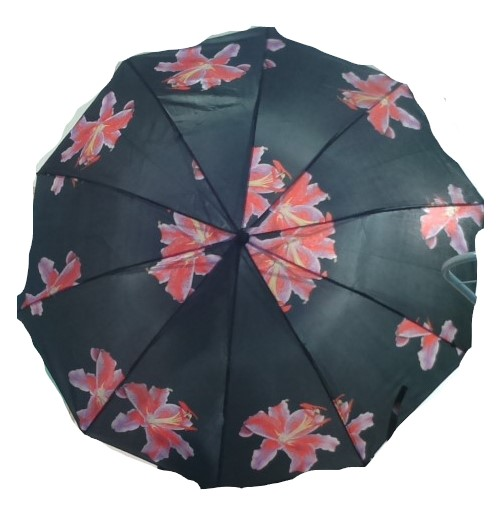
#> input picture ballon_detector/resources/target0.jpg, 503 x 514 px, found by its file name
$ jupyter execute --allow-errors notebook-Copy1.ipynb
#> lines starting #> are read from the running program, lines starting #| are printed output that depends on the picture
[cell 1]
import matplotlib.pyplot as plt
import numpy as np
import cv2
img = cv2.imread('../resources/target0.JPG')   # query image
#> img is the input picture: shape (514, 503, 3); mean B, G, R 148.8, 143.1, 144.1
img1 = cv2.imread('../resources/image3.JPG')
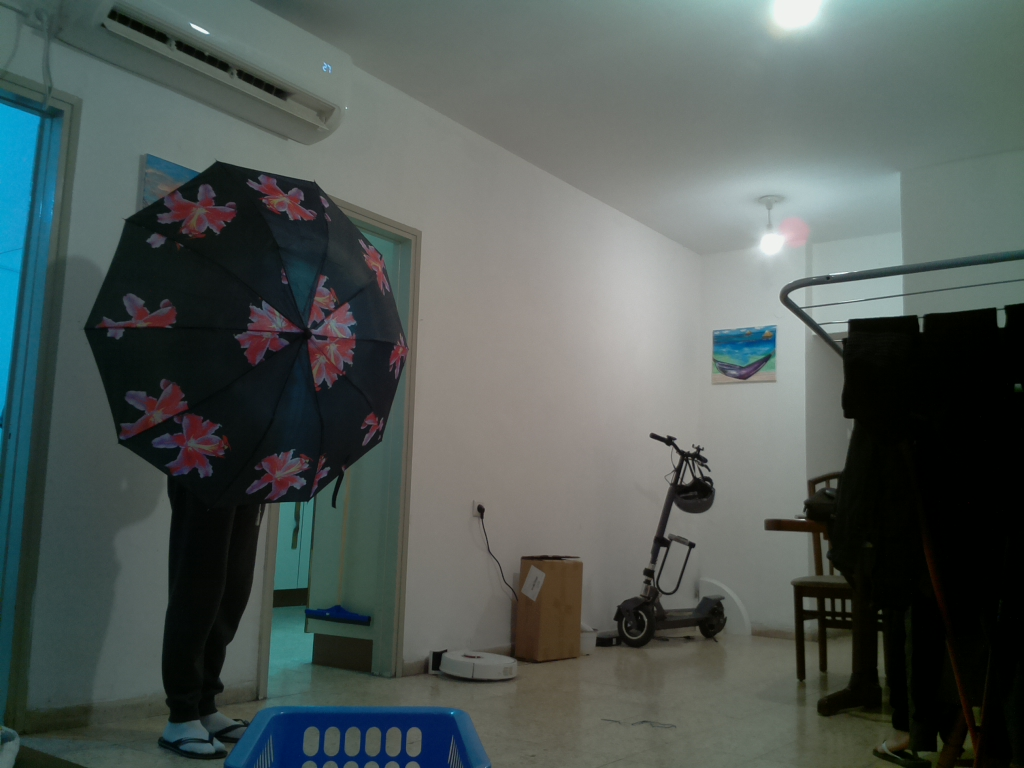
#> input picture ballon_detector/resources/image3.jpg, 1024 x 768 px, found by its file name
#> img1 is the input picture: shape (768, 1024, 3); mean B, G, R 86.7, 89.9, 80.6
gray = cv2.cvtColor(img, cv2.COLOR_BGR2GRAY)
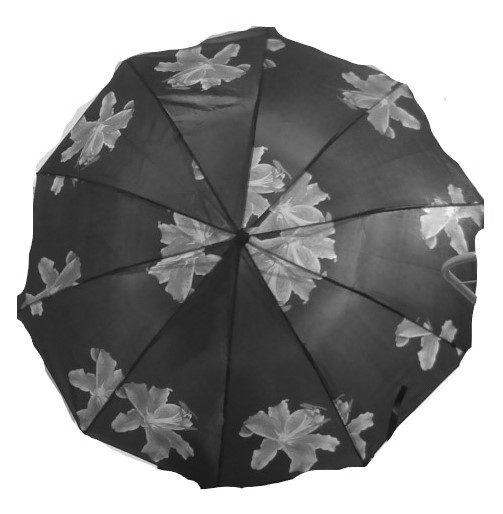
#> gray: shape (514, 503); min 17, max 255, mean 144.1
gray1 = cv2.cvtColor(img1, cv2.COLOR_BGR2GRAY)
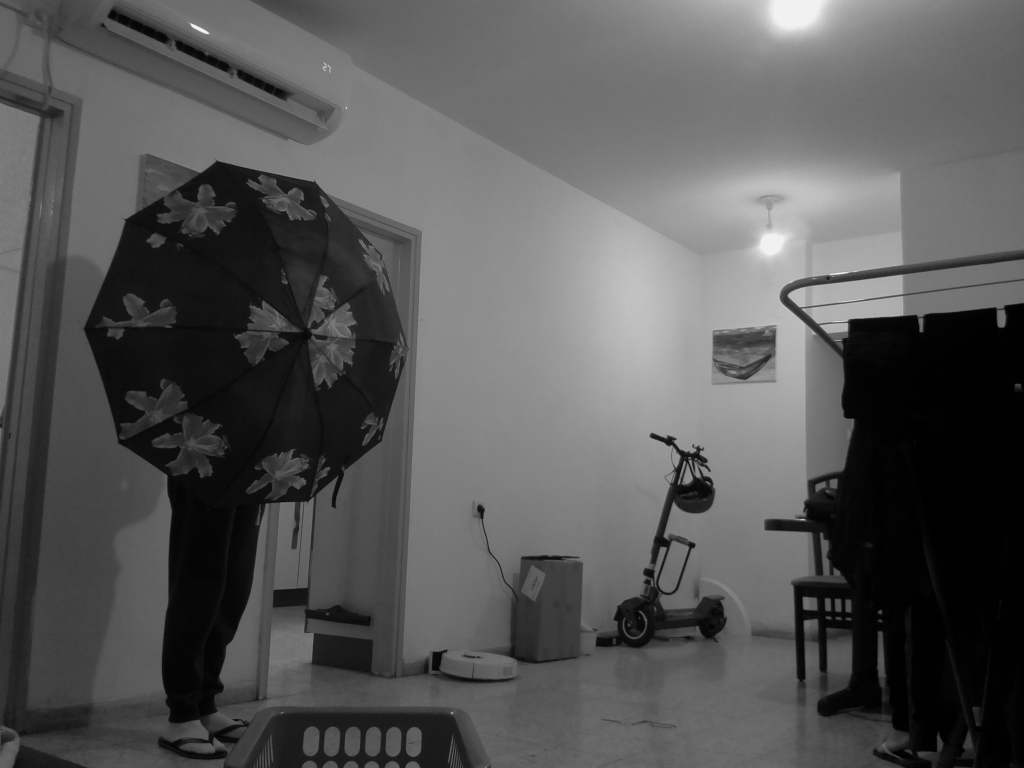
#> gray1: shape (768, 1024); min 0, max 242, mean 86.8
sift = cv2.SIFT_create(sigma = 3, nOctaveLayers = 20, contrastThreshold = 0.05)
keypoints_1, descriptors_1 = sift.detectAndCompute(gray, None)
#> keypoints_1 = 624 keypoints; strongest (x, y, size): (364, 463, 5.5), (202, 487, 3.4), (280, 471, 20.3), (140, 78, 40.4)
keypoints_2, descriptors_2 = sift.detectAndCompute(gray1, None)
#> keypoints_2 = 660 keypoints; strongest (x, y, size): (669, 441, 7.4), (653, 436, 4.7), (194, 26, 3.3), (694, 494, 28.7)

bf = cv2.BFMatcher(cv2.NORM_L1, crossCheck=True)

matches = bf.match(descriptors_1,descriptors_2)
#> matches = 145 matches
matches = sorted(matches, key = lambda x:x.distance)

[cell 2]
matches[0].queryIdx
#> Out = 1

[cell 3]
matches[0].trainIdx
#> Out = 254

[cell 4]
matches_query_index = []
matches_train_index = []
for index in np.arange(len(matches)):
    matches_query_index.append(matches[index].queryIdx)
    matches_train_index.append(matches[index].trainIdx)
#> this loop made 145 passes
#> after the loop, matches_query_index = 145 values, max 621 at index 71, min 1 at index 0, mean 311.1; matches_train_index = 145 values, max 656 at index 95, min 2 at index 82, mean 261.7

[cell 5]
matches_query_index
#> Out has the same summary as matches_query_index

[cell 6]
x_y_values_query = keypoints_1[0].convert(keypoints_1)
#> x_y_values_query = 624 pairs, first value 18.56 to 486.2, second value 32.06 to 498.3
matches_x_y_values_query = np.zeros((len(matches_query_index),2), dtype=np.float32)
#> matches_x_y_values_query = 145 pairs, first value 0 to 0, second value 0 to 0
i = 0
for index in matches_query_index:
    matches_x_y_values_query[i,:] = x_y_values_query[index,:]
    i = i+1
#> this loop made 145 passes
#> index on passes 2 to 13: 286, 11, 607, 176, 508, 345, 589, 167, 195, 144, 403, 498
#> after the loop, i = 145; matches_x_y_values_query = 145 pairs, first value 18.56 to 479.5, second value 45.51 to 498.3

[cell 7]
x_y_values_train = keypoints_2[0].convert(keypoints_2)
#> x_y_values_train = 660 pairs, first value 4.85 to 1017.7, second value 14.59 to 761.2
matches_x_y_values_train = np.zeros((len(matches_train_index),2), dtype=np.float32)
#> matches_x_y_values_train = 145 pairs, first value 0 to 0, second value 0 to 0
i = 0
for index in matches_train_index:
    matches_x_y_values_train[i,:] = x_y_values_train[index,:]
    i = i+1
#> this loop made 145 passes
#> index on passes 1 to 12: 254, 43, 27, 253, 173, 56, 288, 150, 170, 82, 162, 307
#> after the loop, i = 145; matches_x_y_values_train = 145 pairs, first value 20.42 to 1001.4, second value 36.98 to 748.3

[cell 8]
x_mean_query = np.mean(matches_x_y_values_query[:,0])
#> x_mean_query = 263.2
y_mean_query = np.mean(matches_x_y_values_query[:,1])
#> y_mean_query = 264.6
x_std_query = np.std(matches_x_y_values_query[:,0])
#> x_std_query = 118.2
y_std_query = np.std(matches_x_y_values_query[:,1])
#> y_std_query = 126.1

[cell 9]
x_mean_train = np.mean(matches_x_y_values_train[:,0])
#> x_mean_train = 387
y_mean_train = np.mean(matches_x_y_values_train[:,1])
#> y_mean_train = 392.1
x_std_train = np.std(matches_x_y_values_train[:,0])
#> x_std_train = 250.9
y_std_train = np.std(matches_x_y_values_train[:,1])
#> y_std_train = 161.1

[cell 10]
plt.hist(matches_x_y_values_train[:,1], 100)
# matches_x_y_values_query[:,0]
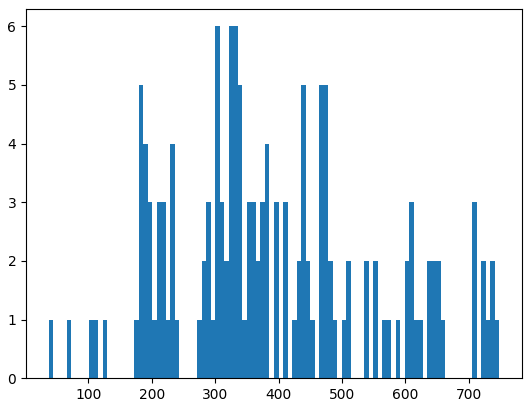
#> figure drawn by matplotlib, 1 panel

[cell 11]
# filtering
filter_array = []
for index in np.arange(len(matches_x_y_values_query)):
    if abs(x_mean_query - matches_x_y_values_query[index, 0]) < x_std_query:
        filter_array.append(True)
    else:
        filter_array.append(False)
#> after the loop, filter_array = 145 items, first 6: False, True, False, False, True, False

filtered_matches_x_y_values_query = matches_x_y_values_query[filter_array]
#> filtered_matches_x_y_values_query = 92 pairs, first value 146.5 to 371, second value 45.51 to 498.3

filter_array = []
for index in np.arange(len(filtered_matches_x_y_values_query)):
    if abs(y_mean_query - filtered_matches_x_y_values_query[index, 1]) < y_std_query:
        filter_array.append(True)
    else:
        filter_array.append(False)
#> this loop made 92 passes
#> after the loop, filter_array = 92 items, first 6: False, True, False, True, False, True

filtered_matches_x_y_values_query = filtered_matches_x_y_values_query[filter_array]
#> filtered_matches_x_y_values_query = 46 pairs, first value 149.4 to 368.6, second value 148.1 to 298.9

filter_array = []
for index in np.arange(len(matches_x_y_values_train)):
    if abs(x_mean_train - matches_x_y_values_train[index, 0]) < x_std_train:
        filter_array.append(True)
    else:
        filter_array.append(False)
#> after the loop, filter_array = 145 items, first 6: True, True, False, True, True, True

filtered_matches_x_y_values_train = matches_x_y_values_train[filter_array]
#> filtered_matches_x_y_values_train = 100 pairs, first value 141.1 to 614.3, second value 36.98 to 740.9

filter_array = []
for index in np.arange(len(filtered_matches_x_y_values_train)):
    if abs(y_mean_train - filtered_matches_x_y_values_train[index, 1]) < y_std_train:
        filter_array.append(True)
    else:
        filter_array.append(False)
#> this loop made 100 passes
#> after the loop, filter_array = 100 items, first 6: False, True, False, True, True, True

filtered_matches_x_y_values_train = filtered_matches_x_y_values_train[filter_array]
#> filtered_matches_x_y_values_train = 61 pairs, first value 141.1 to 480.6, second value 231.1 to 509.5

[cell 12]
plt.hist(filtered_matches_x_y_values_query[:,0], 100)
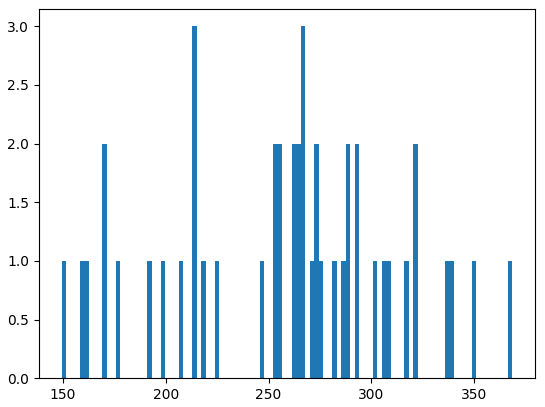
#> figure drawn by matplotlib, 1 panel

#> (a cell that did not finish here is left out)

[cell 14]
img3 = cv2.drawMatches(img, keypoints_1, img1, keypoints_2, matches, img1, flags=2)
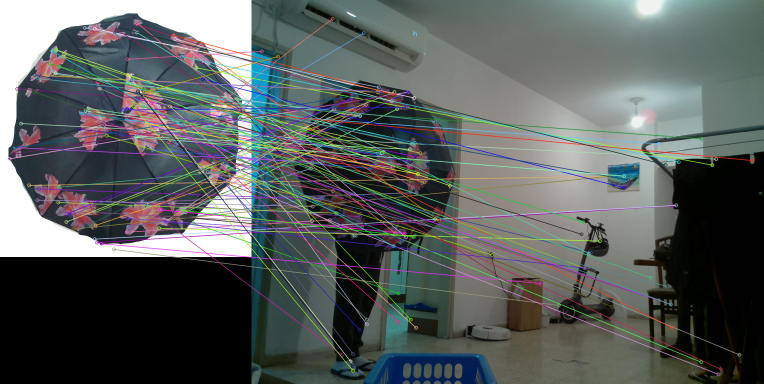
#> img3: shape (768, 1527, 3) (shown at 1/2 size); mean B, G, R 94.2, 95.4, 90.2
